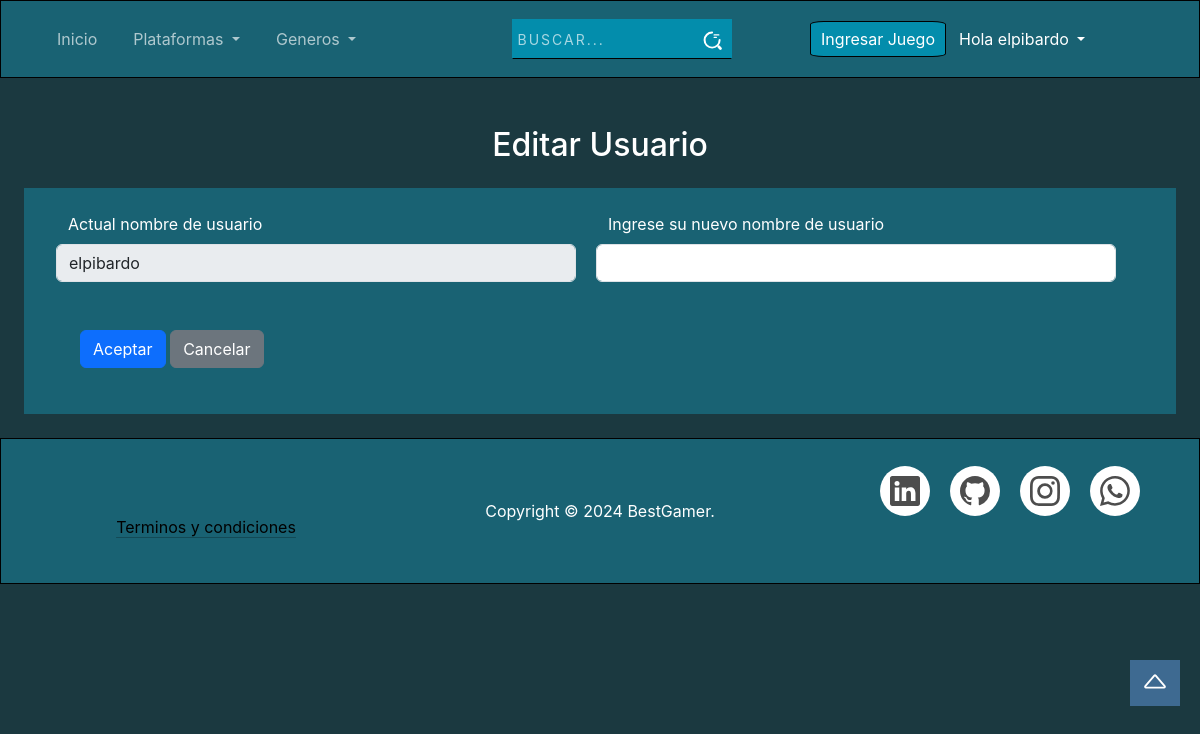
The app's page /PHP/login/edit.php (signed in), older data.
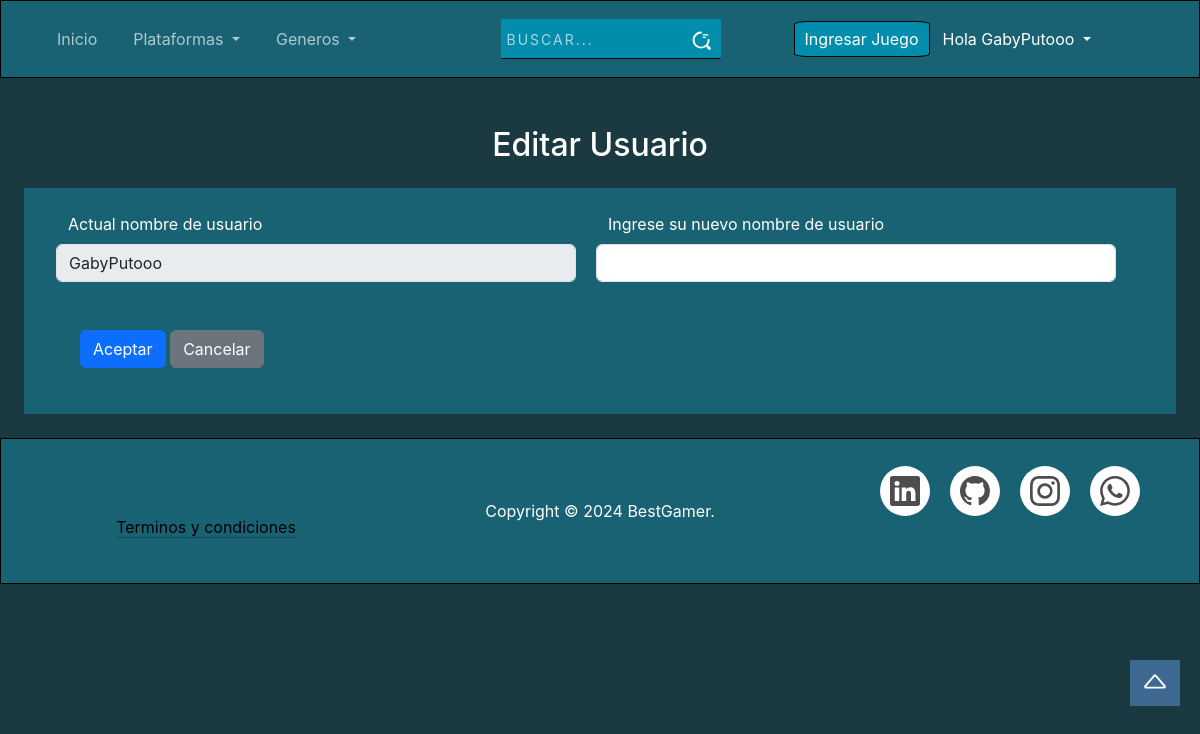
The same page, newer data.
### tables this page shows
CREATE TABLE `usuarios` (
  `id_usuario` int(30) NOT NULL,
  `mail` varchar(60) NOT NULL,
  `usuario` varchar(60) NOT NULL,
  `contrasenia` varchar(60) NOT NULL,
  `id_rol` int(10) NOT NULL
);

### PHP/login/edit.php (the view, shortened to what the changed rows need)
<?php include "C:/xampp/htdocs/repo/PHP/include/header.php"?>
<link rel="stylesheet" href="../CSS/form.css">
<div class="text-white">
    <?php
        $id = $_SESSION["id"];
        $query = "SELECT * FROM usuarios WHERE id_usuario = '$id'";
        $resultado = mysqli_query($con,$query);
        $row = mysqli_fetch_array($resultado);
    ?>
    <h2 class="text-center">Editar Usuario</h2>
    <form class="formulario m-4 row row-cols-1 row-cols-md-2 g-5"
        action="val_edit.php?id=<?php echo $row['id_usuario'];?>" method="POST">
        <div class="sm-10 row me-2">
            <label for="exampleInputUser1" class="form-label">Actual nombre de usuario</label>
            <input class="form-control" type="text" value="<?php echo $row['usuario'];?>" aria-label="Disabled input example" disabled readonly>
        </div>
    </form>
</div>
<?php include "C:/xampp/htdocs/repo/PHP/include/footer.php"?>

### PHP/include/header.php (shortened to what the changed rows need)
<?php include "C:/xampp/htdocs/repo/PHP/conexion/conexion.php";
session_start();?>
<!DOCTYPE html>
<html lang="en">
<head>
    <link href="https://cdn.jsdelivr.net/npm/bootstrap@5.3.3/dist/css/bootstrap.min.css" rel="stylesheet"
>
    <link rel="stylesheet" href="https://cdn.jsdelivr.net/npm/bootstrap-icons@1.7.2/font/bootstrap-icons.css">
    <link rel="stylesheet" href="/repo/CSS/header_footer.css">
    <link rel="stylesheet" href="/repo/CSS/index.css">
    <link rel="stylesheet" href="https://cdn.datatables.net/2.1.8/css/dataTables.dataTables.min.css">
    <link rel="stylesheet" href="https://unpkg.com/dropzone@5/dist/min/dropzone.min.css" type="text/css" />
</head>
<body>
    <header class="header" data-bs-theme="dark">
        <nav class="navbar navbar-expand-lg">
            <div class="container-fluid">
                <div class="collapse navbar-collapse" id="navbarSupportedContent">
                    <?php
                    if(isset($_SESSION['admin'])){
                        $stmt = $con->prepare("SELECT usuario FROM usuarios WHERE mail = ?");
                        $stmt->bind_param("s", $_SESSION['admin']);
                        $stmt->execute();
                        $result = $stmt->get_result();
                        if ($result->num_rows > 0) {
                            $row = $result->fetch_assoc();
                            $user = $row['usuario'];
                        } else {
                            echo "No se encontró ningún usuario con ese correo.";
                        }
                        ?>
                    <a href="/repo/PHP/Juegos/admin_juegos/ingreso_juegos.php"><button class="inicioSesion mr-2"
                            type="button">Ingresar Juego</button></a>
                    <ul class="navbar-nav me-auto mb-2 mb-lg-0">
                        <li class="dropdown">
                            <?php echo "<a class='nav-link dropdown-toggle text-white' role='button' data-bs-toggle='dropdown'
                                aria-expanded='false'>
                                Hola ". $user ."
                            </a>";?>
                        </li>
                    </ul>
                    <?php } else if (isset($_SESSION['usuario'])){
                        $stmt = $con->prepare("SELECT usuario FROM usuarios WHERE mail = ?");
                        if ($stmt === false) {
                            die("Error en la preparación de la consulta: " . $con->error);
                        }
                        $stmt->bind_param("s", $_SESSION['usuario']);
                        $stmt->execute();
                        $result = $stmt->get_result();
                        if ($result->num_rows > 0) {
                            $row = $result->fetch_assoc();
                            $user = $row['usuario'];
                        } else {
                            echo "No se encontró ningún usuario con ese correo.";
                        }
                        $stmt->close();?>
                    <ul class="navbar-nav me-auto mb-2 mb-lg-0">
                        <li class="dropdown">
                            <?php echo "<a class='nav-link dropdown-toggle text-white' role='button' data-bs-toggle='dropdown'
                                aria-expanded='false'>
                                Hola ". $user ."
                            </a>";?>
                            <ul class="dropdown-menu ">
                                <li><a href="/repo/PHP/login/edit.php" class="dropdown-item">Editar
                                        Nombre</a></li>
                                <li><a href="/repo/PHP/login/logout.php" class="dropdown-item">Cerrar
                                        Sesión</a></li>
                            </ul>
                        </li>
                    </ul>
                    <?php } else {?>
                    <a href="/repo/PHP/login.php"><button class="inicioSesion" type="button">Iniciar sesión</button></a>
                    <?php }?>
                </div>
            </div>
        </nav>
    </header>

Row changes from the older to the newer data that the page shows:
changed usuarios: usuario "elpibardo" → "GabyPutooo"
